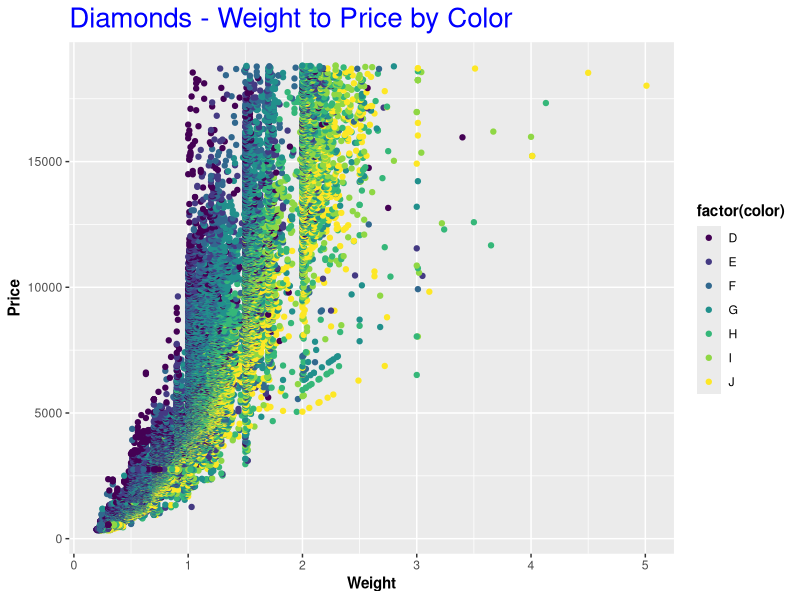
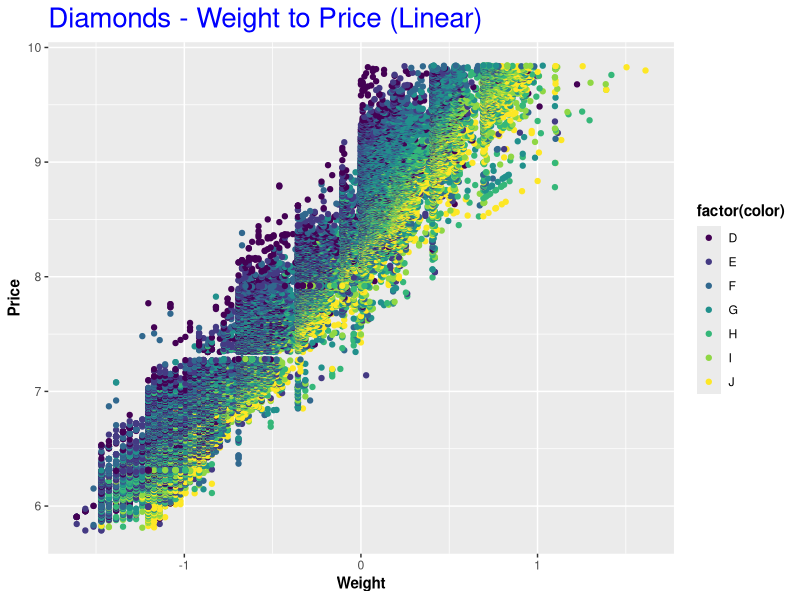
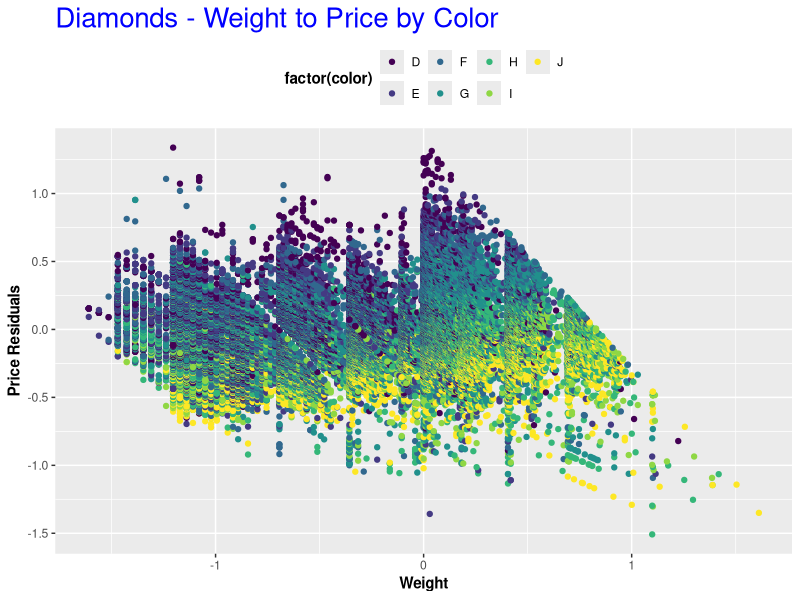
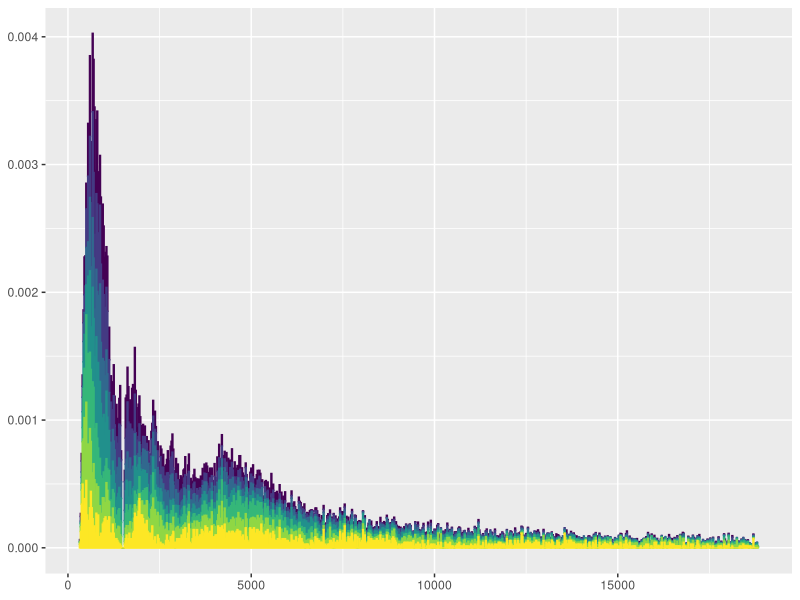
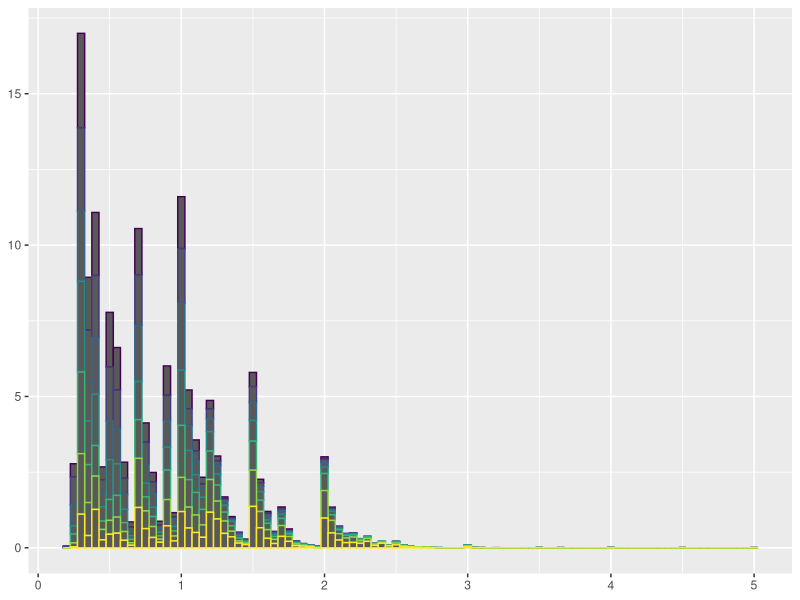
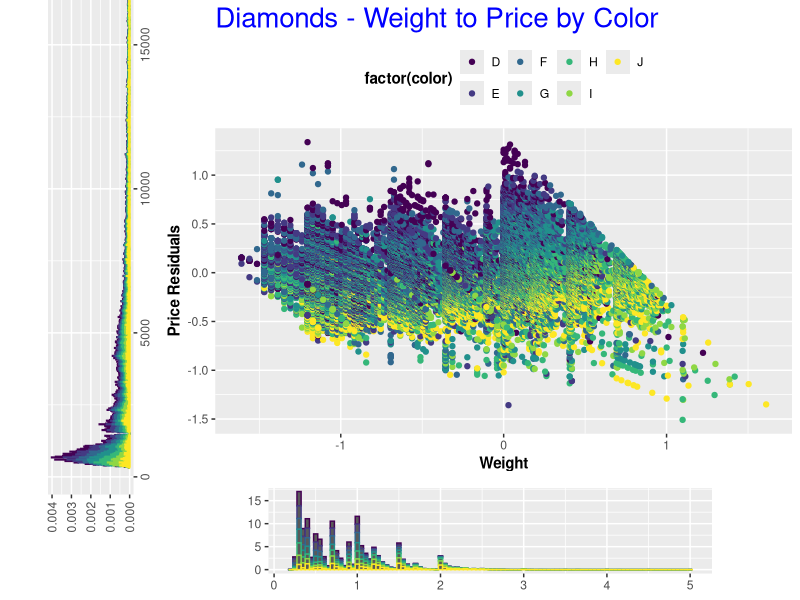
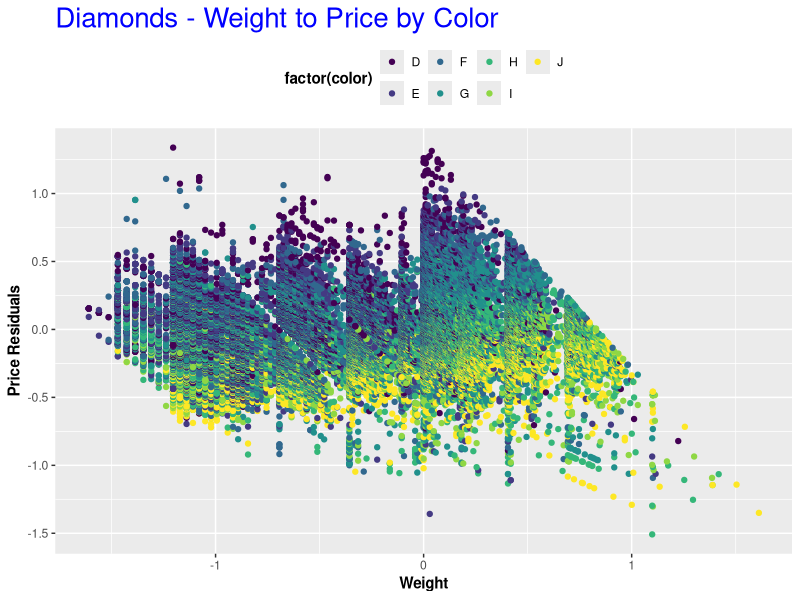
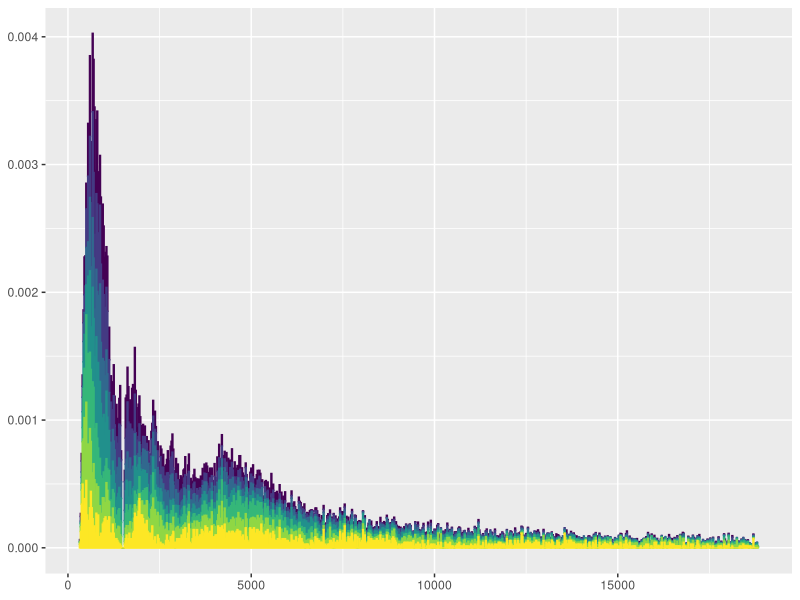

Write the R code that produced these figures, in order.
# --------------------------------------------------- #
# ------------------- Homework #6 ------------------- #
# --------------------------------------------------- #

require(ggplot2)
require(grid)

# 1) Using ggplot2, we recreate the first graph. We use the geom_point 
# function to create the scatterplot and assign colors to the data points. 
# We also change labels. This includes the text, size, and color. 

diamond_data1 <- ggplot(diamonds, aes(x=diamonds$carat,y=diamonds$price))
color <- diamonds[[3]]
diamond_data1 <- diamond_data1 + geom_point(aes(color = factor(color)))
diamond_data1 <- diamond_data1 + labs(x="Weight", y="Price",
                                      title = "Diamonds - Weight to Price by Color")
diamond_data1 <- diamond_data1 + theme(plot.title=element_text(color="blue", size=20))
diamond_data1 <- diamond_data1 + theme(axis.title=element_text(face="bold"))
diamond_data1 <- diamond_data1 + theme(legend.title=element_text(face="bold"))
diamond_data1

# 2) Using ggplot2, we recreate the second graph. We use the geom_point 
# function to create the scatterplot and assign colors to the data points. 
# We also change labels. This includes the text, size, and color. 

diamonds2 <- diamonds
diamonds2$log_carat <- log(diamonds$carat)
diamonds2$log_price <- log(diamonds$price)

diamond_data2 <- ggplot(diamonds2, aes(x=diamonds2$log_carat,y=diamonds2$log_price))
color <- diamonds2[[3]]
diamond_data2 <- diamond_data2 + geom_point(aes(color = factor(color)))
diamond_data2 <- diamond_data2 + labs(x="Weight", y="Price",
                                      title = "Diamonds - Weight to Price (Linear)")
diamond_data2 <- diamond_data2 + theme(plot.title=element_text(color="blue", size=20))
diamond_data2 <- diamond_data2 + theme(axis.title=element_text(face="bold"))
diamond_data2 <- diamond_data2 + theme(legend.title=element_text(face="bold"))
diamond_data2

# 3) Using ggplot2, we recreate the third graph. We use the geom_point function 
# to create the scatterplot and assign colors to the data points. We also change 
# labels. This includes the text, size, and color. In addition to these steps, 
# we use the grid library to create a multi pannel graph. While the positions are 
# not 'exactly' the same as the original, they are very close.

diamonds3 <- diamonds
diamonds3$log_carat <- log(diamonds$carat)
diamonds3$log_price <- log(diamonds$price)
diamonds3$price_res <- resid(lm(diamonds3$log_price ~ diamonds3$log_carat))

diamond_data3_1 <- ggplot(diamonds3, aes(x=diamonds3$log_carat,y=diamonds3$price_res))
color <- diamonds3[[3]]
diamond_data3_1 <- diamond_data3_1 + geom_point(aes(color = factor(color)))
diamond_data3_1 <- diamond_data3_1 + labs(x="Weight", y="Price Residuals",
                                          title = "Diamonds - Weight to Price by Color")
diamond_data3_1 <- diamond_data3_1 + theme(plot.title=element_text(color="blue", size=20))
diamond_data3_1 <- diamond_data3_1 + theme(axis.title=element_text(face="bold"), legend.position="top")
diamond_data3_1 <- diamond_data3_1 + theme(legend.title=element_text(face="bold"))
diamond_data3_1

diamond_data3_2 <- ggplot(diamonds3, aes(x=diamonds$price))
diamond_data3_2 <- diamond_data3_2 + aes(y=..density..)
diamond_data3_2 <- diamond_data3_2 + geom_histogram(aes(color = factor(color)),binwidth=25) 
diamond_data3_2 <- diamond_data3_2 + theme(axis.title = element_blank(), legend.position="none")
diamond_data3_2

diamond_data3_3 <- ggplot(diamonds3, aes(x=diamonds$carat))
diamond_data3_3 <- diamond_data3_3 + aes(y=..density..)
diamond_data3_3 <- diamond_data3_3 + geom_histogram(aes(color = factor(color)),binwidth=.05) 
diamond_data3_3 <- diamond_data3_3 + theme(axis.title = element_blank(), legend.position="none")
diamond_data3_3

grid.newpage()
pushViewport(viewport(layout = grid.layout(10, 10)))
vplayout <- function(x, y) viewport(layout.pos.row = x, layout.pos.col = y)
print(diamond_data3_1, vp = vplayout(1:8, 3:10))  # key is to define vplayout
print(diamond_data3_3, vp = vplayout(9:10, 4:9))
vplayout2 <- function(x, y) viewport(layout.pos.row = x, layout.pos.col = y, angle=90)
print(diamond_data3_2, vp = vplayout2(8:9, 3:10))

# 4) Using ggplot2, we recreate the fourth graph. We use the geom_point 
# function to create the scatterplot and assign colors to the data points. 
# We also change labels. This includes the text, size, and color. In addition 
# to these steps, we use the grid library to create a multi pannel graph. 
# While the positions are not 'exactly' the same as the original, they are 
# very close.

diamonds4 <- diamonds
diamonds4$log_carat <- log(diamonds$carat)
diamonds4$log_price <- log(diamonds$price)
diamonds4$price_res <- resid(lm(diamonds4$log_price ~ diamonds4$log_carat))

diamond_data4_1 <- ggplot(diamonds4, aes(x=diamonds4$log_carat,y=diamonds4$price_res))
color <- diamonds4[[3]]
diamond_data4_1 <- diamond_data4_1 + geom_point(aes(color = factor(color)))
diamond_data4_1 <- diamond_data4_1 + labs(x="Weight", y="Price Residuals",
                                          title = "Diamonds - Weight to Price by Color")
diamond_data4_1 <- diamond_data4_1 + theme(plot.title=element_text(color="blue", size=20))
diamond_data4_1 <- diamond_data4_1 + theme(axis.title=element_text(face="bold"), legend.position="top")
diamond_data4_1 <- diamond_data4_1 + theme(legend.title=element_text(face="bold"))
diamond_data4_1

diamond_data4_2 <- ggplot(diamonds4, aes(x=diamonds$price))
diamond_data4_2 <- diamond_data4_2 + aes(y=..density..)
diamond_data4_2 <- diamond_data4_2 + geom_histogram(aes(color = factor(color)),binwidth=25) 
diamond_data4_2 <- diamond_data4_2 + theme(axis.title = element_blank(), legend.position="none")
diamond_data4_2

diamond_data4_3 <- ggplot(diamonds4, aes(x=diamonds$carat))
diamond_data4_3 <- diamond_data4_3 + aes(y=..density..)
diamond_data4_3 <- diamond_data4_3 + geom_histogram(aes(color = factor(color)),binwidth=.05) 
diamond_data4_3 <- diamond_data4_3 + theme(axis.title = element_blank(), legend.position="none")
diamond_data4_3

grid.newpage()
pushViewport(viewport(layout = grid.layout(20, 20)))
vplayout <- function(x, y) viewport(layout.pos.row = x, layout.pos.col = y)
print(diamond_data4_1, vp = vplayout(1:20, 1:20))  # key is to define vplayout
print(diamond_data4_3, vp = vplayout(4:6, 13:20))
print(diamond_data4_2, vp = vplayout(16:19, 2:10))

# --------------------------------------------------- #
# --------------------------------------------------- #
# --------------------------------------------------- #